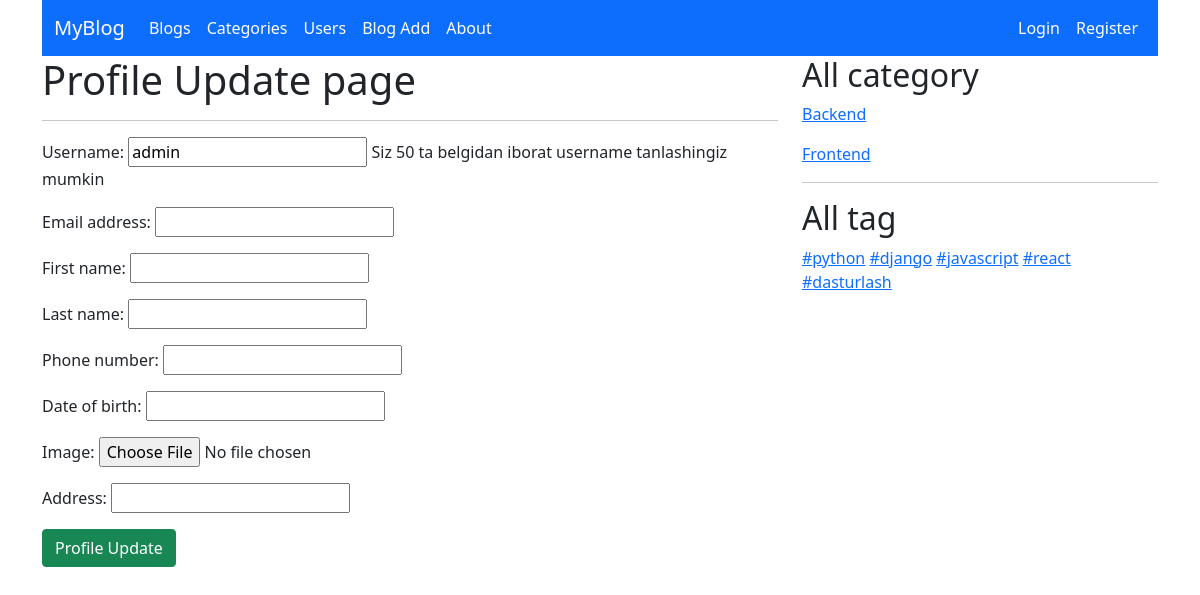
The page /account/update/1 on the database as committed earlier.
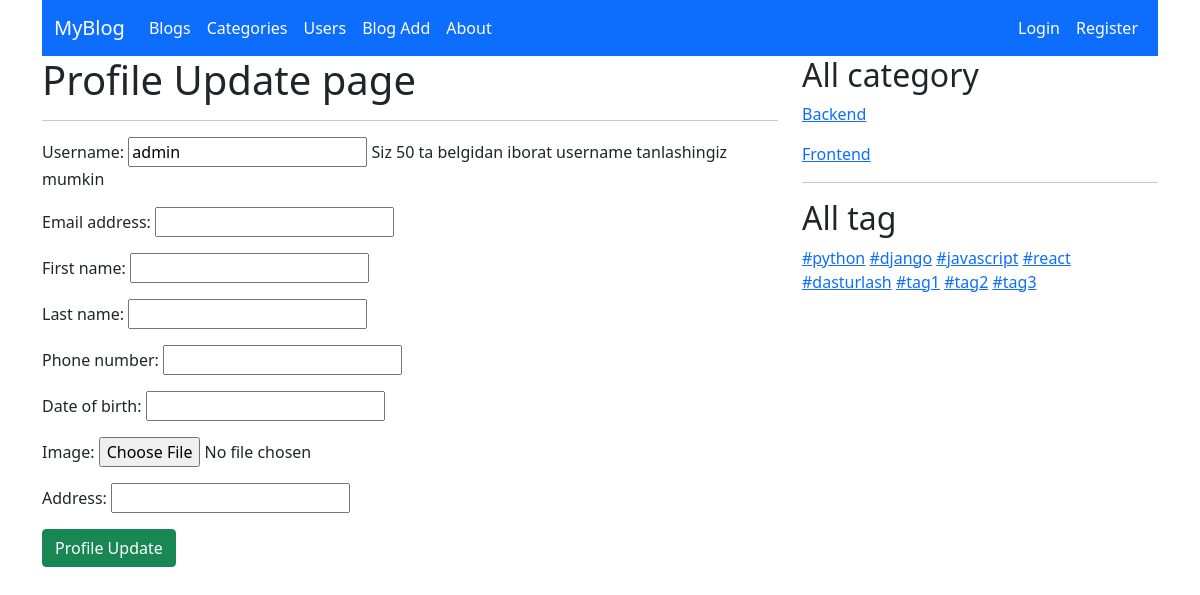
The same page on the database as committed later.
### blog/models/category.py (models this page shows, shortened)
class Category(models.Model):
    name = models.CharField(max_length=50)
    slug = models.SlugField(max_length=50, unique=True)
    image = models.ImageField(upload_to='category/')
    description = models.TextField()
    user = models.ManyToManyField(Account, related_name='category', null=True, blank=True)

### blog/models/tag.py (models this page shows, shortened)
class Tag(models.Model):
    name = models.CharField(max_length=50)
    slug = models.SlugField(max_length=50, unique=True)

### account/views.py (the view)
# urls.py: path('update/<int:pk>', UserUpdate.as_view(), name='profile_update'),
class UserUpdate(UpdateView, BaseView):
    model = Account
    form_class = ProfileUpdateForm
    template_name = 'account/user_update.html'
    success_url = reverse_lazy('profile')
    def get_context_data(self, **kwargs):
        context = super().get_context_data()
        context['categories'] = self.category()
        context['tags'] = self.tag()
        return context

### account/forms.py
class ProfileUpdateForm(forms.ModelForm):
    class Meta:
        model = Account
        fields = ['username', 'email', 'first_name', 'last_name', 'phone_number', 'date_of_birth', 'image', 'address']

### blog/views.py (called while the page is built)
    def category(self):
        category_list = Category.objects.all()
        return category_list

    def tag(self):
        tag_list = Tag.objects.all()
        return tag_list

### templates/account/user_update.html (shortened to what this page needs)
{% extends 'base.html' %}
{% block content %}
    <h1>Profile Update  page</h1>
    <hr>
    <form method="post" enctype="multipart/form-data">
        {{ form.as_p }}
        <button type="submit" class="btn btn-success">Profile Update</button>
    </form>
{% endblock %}

### templates/base.html (shortened to what this page needs)
<!DOCTYPE html>
<html lang="en">
<head>
{% load static %}
    <link href="{% static 'css/bootstrap.min.css' %}" rel="stylesheet">
</head>
<body>
<div class="container">
    {% include 'header.html' %}
    <div class="row">
        <div class="col-lg-8">
            {% block content %}
            {% endblock %}
        </div>
        <div class="col-lg-4">
            <h2>All category</h2>
            {% for c in categories %}
                <p><a href="{% url 'category_blogs' c.slug %}">{{ c.name }}</a></p>
            {% endfor %}
            <hr>
            <h2>All tag</h2>
            {% for t in tags %}
                <a href="{% url 'tag_blogs' t.slug %}">#{{ t.name }}</a>
            {% endfor %}
        </div>
    </div>
</div>
</body>
</html>

Rows that differ between the two databases and show on the page:
added Tag: name "tag1"
added Tag: name "tag2"
added Tag: name "tag3"
